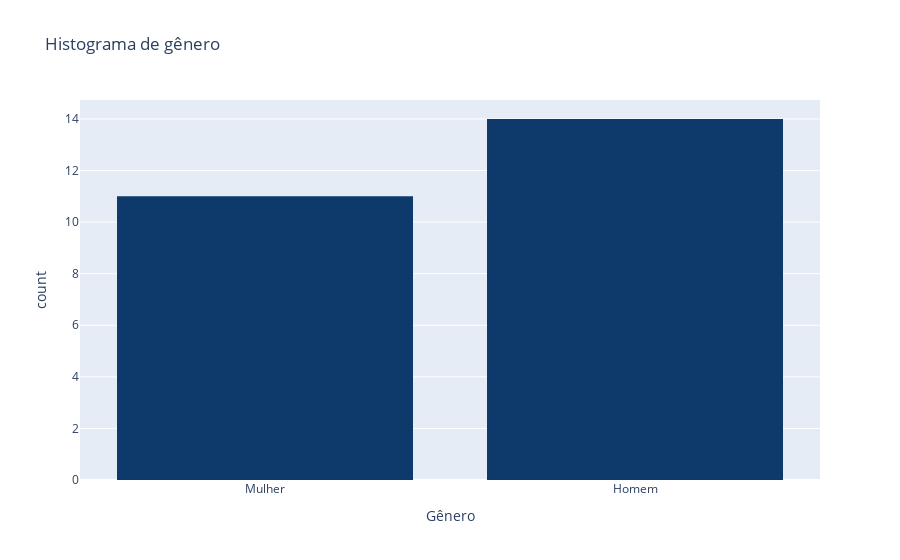

Notebook source saved alongside this figure:
### Code cell
px.histogram(df,
             x="gender",
             title='Histograma de gênero',
             labels={'gender':'Gênero'},
             color_discrete_sequence=main_palette)

### Figure 1 — Plotly figure (JSON) as saved in the notebook; plotly's stock layout.template omitted (floating-point values rounded to 4 significant figures)
{"data": [{"alignmentgroup": "True", "bingroup": "x", "hovertemplate": "Gênero=%{x}<br>count=%{y}<extra></extra>", "legendgroup": "", "marker": {"color": "#0D3A6B"}, "name": "", "offsetgroup": "", "orientation": "v", "showlegend": false, "type": "histogram", "x": ["Mulher", "Homem", "Mulher", "Mulher", "Homem", "Homem", "Mulher", "Homem", "Homem", "Homem", "Homem", "Homem", "Homem", "Homem", "Mulher", "Mulher", "Homem", "Homem", "Mulher", "Mulher", "Mulher", "Homem", "Mulher", "Homem", "Mulher"], "xaxis": "x", "yaxis": "y"}], "layout": {"barmode": "relative", "legend": {"tracegroupgap": 0}, "title": {"text": "Histograma de gênero"}, "xaxis": {"anchor": "y", "domain": [0, 1], "title": {"text": "Gênero"}}, "yaxis": {"anchor": "x", "domain": [0, 1], "title": {"text": "count"}}}}
